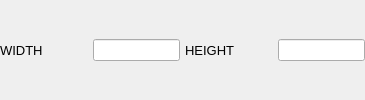
	<widget class="QWidget" name="panel3DCanvasSize">
	  <property name="sizePolicy">
	    <sizepolicy hsizetype="Expanding" vsizetype="Fixed">
	      <horstretch>0</horstretch>
	      <verstretch>0</verstretch>
	    </sizepolicy>
	  </property>
	  <property name="visible">
	    <bool>false</bool>
	  </property>

	  <layout class="QGridLayout" name="panel3DCanvasSizeGridLayout">
	    <property name="leftMargin">
	      <number>0</number>
	    </property>
	    <property name="topMargin">
	      <number>0</number>
	    </property>
	    <property name="rightMargin">
	      <number>0</number>
	    </property>
	    <property name="bottomMargin">
	      <number>0</number>
	    </property>
	    <property name="spacing">
	      <number>5</number>
	    </property>

	    <item row="0" column="0">
	      <widget class="QLabel" name="label3DCanvasWidth">
		<property name="sizePolicy">
		  <sizepolicy hsizetype="Expanding" vsizetype="Fixed">
		    <horstretch>1</horstretch>
		    <verstretch>0</verstretch>
		  </sizepolicy>
		</property>
		<property name="minimumSize">
		  <size>
		    <width>50</width>
		    <height>22</height>
		  </size>
		</property>
		<property name="maximumSize">
		  <size>
		    <width>10000</width>
		    <height>22</height>
		  </size>
		</property>
		<property name="alignment">
		  <set>Qt::AlignLeft|Qt::AlignVCenter</set>
		</property>
		<property name="margin">
		  <number>5</number>
		</property>
		<property name="text">
		  <string>WIDTH</string>
		</property>
		<property name="font">
		  <font>
		    <pointsize>10</pointsize>
		  </font>
		</property>
	      </widget> <!-- "labelCanvasWidth" -->
	    </item>

	    <item row="0" column="1">
	      <widget class="QLineEdit" name="edit3DCanvasWidth">
		<property name="sizePolicy">
		  <sizepolicy hsizetype="Expanding" vsizetype="Fixed">
		    <horstretch>1</horstretch>
		    <verstretch>0</verstretch>
		  </sizepolicy>
		</property>
		<property name="minimumSize">
		  <size>
		    <width>50</width>
		    <height>22</height>
		  </size>
		</property>
		<property name="maximumSize">
		  <size>
		    <width>10000</width>
		    <height>22</height>
		  </size>
		</property>
		<property name="text">
		  <string/>
		</property>
		<property name="readOnly">
		  <bool>true</bool>
		</property>
		<property name="font">
		  <font>
		    <pointsize>10</pointsize>
		  </font>
		</property>
	      </widget> <!-- "edit3DCanvasWidth" -->
	    </item>

	    <item row="0" column="2">
	      <widget class="QLabel" name="label3DCanvasHeight">
		<property name="sizePolicy">
		  <sizepolicy hsizetype="Expanding" vsizetype="Fixed">
		    <horstretch>1</horstretch>
		    <verstretch>0</verstretch>
		  </sizepolicy>
		</property>
		<property name="minimumSize">
		  <size>
		    <width>50</width>
		    <height>22</height>
		  </size>
		</property>
		<property name="maximumSize">
		  <size>
		    <width>10000</width>
		    <height>22</height>
		  </size>
		</property>
		<property name="margin">
		  <number>5</number>
		</property>
		<property name="alignment">
		  <set>Qt::AlignLeft|Qt::AlignVCenter</set>
		</property>
		<property name="text">
		  <string>HEIGHT</string>
		</property>
		<property name="font">
		  <font>
		    <pointsize>10</pointsize>
		  </font>
		</property>
	      </widget> <!-- "label3DCanvasHeight" -->
	    </item>

	    <item row="0" column="3">
	      <widget class="QLineEdit" name="edit3DCanvasHeight">
		<property name="sizePolicy">
		  <sizepolicy hsizetype="Expanding" vsizetype="Fixed">
		    <horstretch>1</horstretch>
		    <verstretch>0</verstretch>
		  </sizepolicy>
		</property>
		<property name="minimumSize">
		  <size>
		    <width>50</width>
		    <height>22</height>
		  </size>
		</property>
		<property name="maximumSize">
		  <size>
		    <width>10000</width>
		    <height>22</height>
		  </size>
		</property>
		<property name="text">
		  <string/>
		</property>
		<property name="readOnly">
		  <bool>true</bool>
		</property>
		<property name="font">
		  <font>
		    <pointsize>10</pointsize>
		  </font>
		</property>
	      </widget> <!-- "edit3DCanvasHeight" -->
	    </item>

	  </layout> <!-- "panel3DCanvasGridLayout" -->
	</widget>
